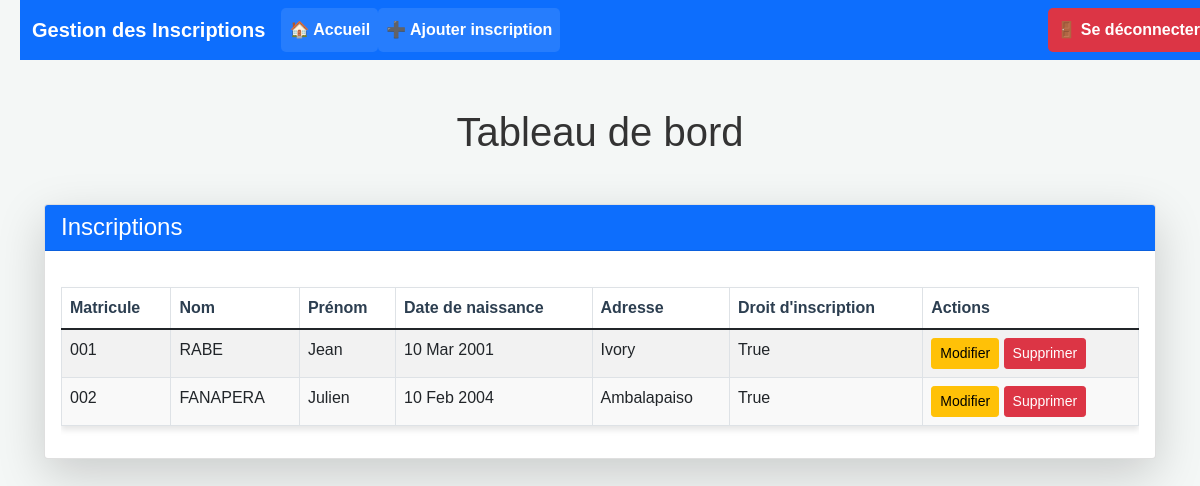
Page /dashboard_user/ (signed in) on the earlier database version.
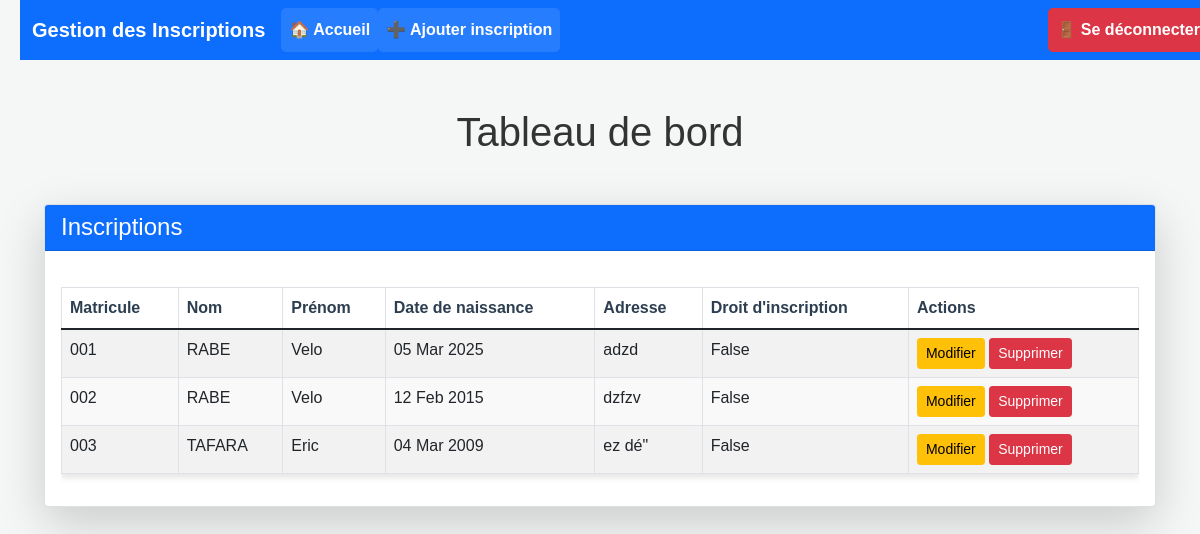
Same page on the later database version.
### inscriptions/models.py (models this page shows, shortened)
class Inscription(models.Model):
    matricule = models.CharField(max_length=20, unique=True)
    nom = models.CharField(max_length=100)
    prenom = models.CharField(max_length=100)
    date_naissance = models.DateField()
    adresse = models.TextField(blank=True, null=True)
    droit_inscription = models.BooleanField(default=True)  # Valeur par défaut
    utilisateur = models.ForeignKey(User, on_delete=models.CASCADE)
    class Meta:
        verbose_name = 'Inscription'
        verbose_name_plural = 'Inscriptions'

### inscriptions/views.py (the view)
# urls.py: path('dashboard_user/', inscriptions_views.dashboard_user, name='dashboard_user'),
@login_required
def dashboard_user(request):
    inscriptions = Inscription.objects.all()
    return render(request, 'dashboard_user.html', {'inscriptions': inscriptions})

### templates/dashboard_user.html (shortened to what this page needs)
{% extends 'base.html' %}
{% block content %}
    <div class="container-fluid my-5">
        <h1 class="text-center mb-5">Tableau de bord</h1>
        <div class="row g-4">
            <div class="col-12">
                <div class="card shadow-lg">
                    <div class="card-header bg-primary text-white">
                        <h4 class="mb-0">Inscriptions</h4>
                    </div>
                    <div class="card-body">
                        <div class="table-responsive w-100">
                            <table class="table table-striped table-bordered text-center w-100">
                                <thead>
                                    <tr>
                                        <th>Matricule</th>
                                        <th>Nom</th>
                                        <th>Prénom</th>
                                        <th>Date de naissance</th>
                                        <th>Adresse</th>
                                        <th>Droit d'inscription</th>
                                        <th>Actions</th>
                                    </tr>
                                </thead>
                                <tbody>
                                    {% for inscription in inscriptions %}
                                        <tr>
                                            <td>{{ inscription.matricule }}</td>
                                            <td>{{ inscription.nom }}</td>
                                            <td>{{ inscription.prenom }}</td>
                                            <td>{{ inscription.date_naissance|date:"d M Y" }}</td>
                                            <td>{{ inscription.adresse }}</td>
                                            <td>{{ inscription.droit_inscription }}</td>
                                            <td>
                                                <a href="{% url 'modifier_inscription' inscription.id %}" class="btn btn-warning btn-sm">Modifier</a>
                                                <a href="{% url 'confirm_delete' inscription.id %}" class="btn btn-danger btn-sm">Supprimer</a>
                                            </td>
                                        </tr>
                                    {% endfor %}
                                </tbody>
                            </table>
                        </div>
                    </div>
                </div>
            </div>
        </div>
    </div>
{% endblock %}

Differences in the rows shown:
removed Inscription: matricule "001", nom "RABE", prenom "Jean", date_naissance "10 Mar 2001", adresse "Ivory", droit_inscription "True"
removed Inscription: matricule "002", nom "FANAPERA", prenom "Julien", date_naissance "10 Feb 2004", adresse "Ambalapaiso", droit_inscription "True"
added Inscription: matricule "001", nom "RABE", prenom "Velo", date_naissance "05 Mar 2025", adresse "adzd", droit_inscription "False"
added Inscription: matricule "002", nom "RABE", prenom "Velo", date_naissance "12 Feb 2015", adresse "dzfzv", droit_inscription "False"
added Inscription: matricule "003", nom "TAFARA", prenom "Eric", date_naissance "04 Mar 2009", adresse "ez dé\"", droit_inscription "False"
